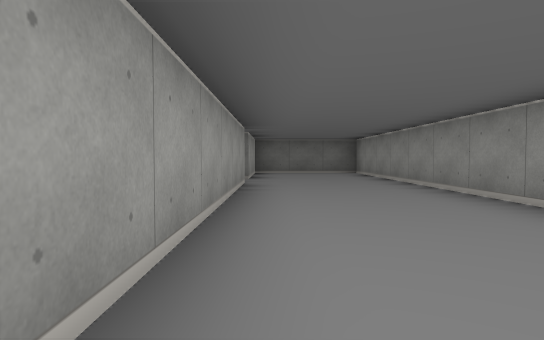
[1] (above)

14 first-person views from a walk through a cub3D ray-caster map. The camera is about half as high as the walls, tilts 2° down and sees 75° across. The floor is counted in squares. Each view is taken from the middle of a square. On the plan, view 1 faces up. The plan holds only what a view shows up to about 9 squares ahead; the rest is blank.

[2]
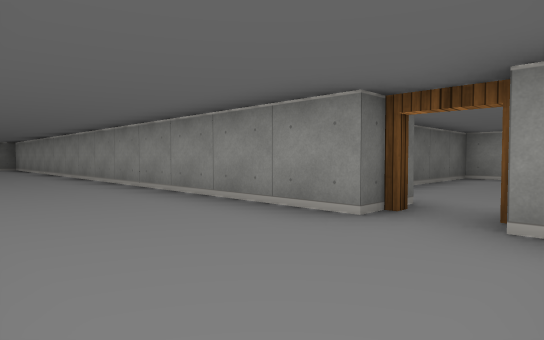

[3]
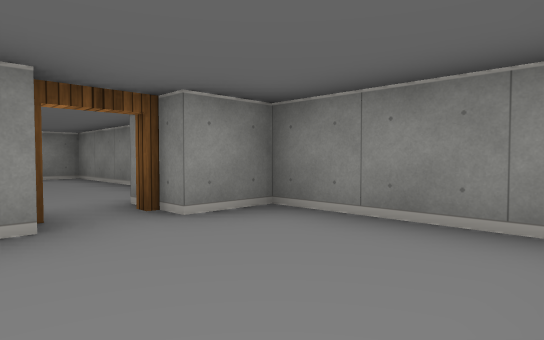

[4]
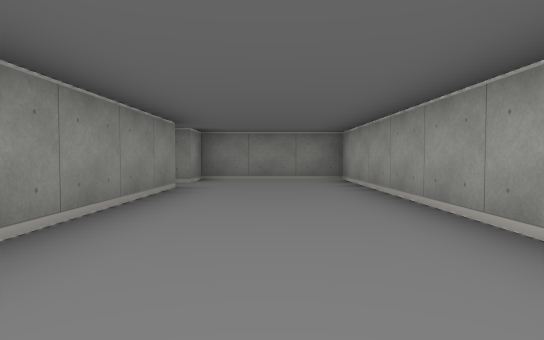

[5]
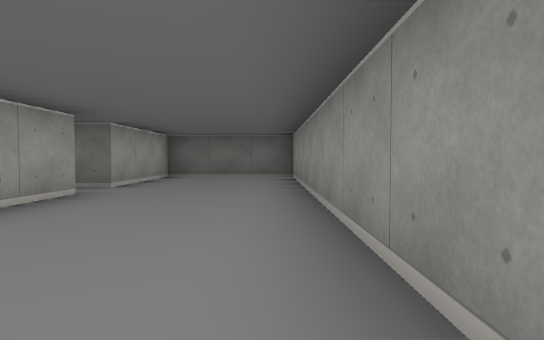

[6]
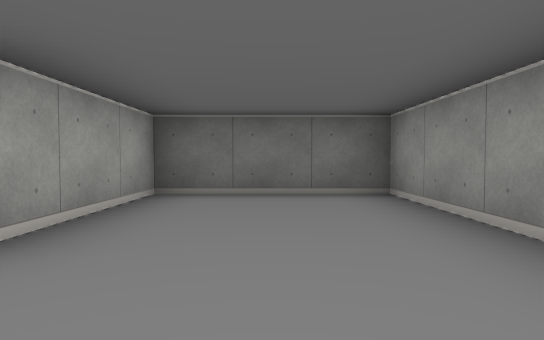

[7]
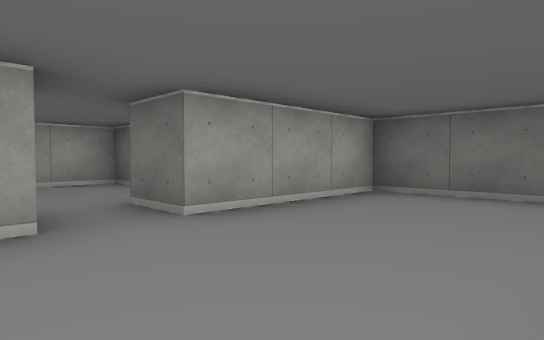

[8]
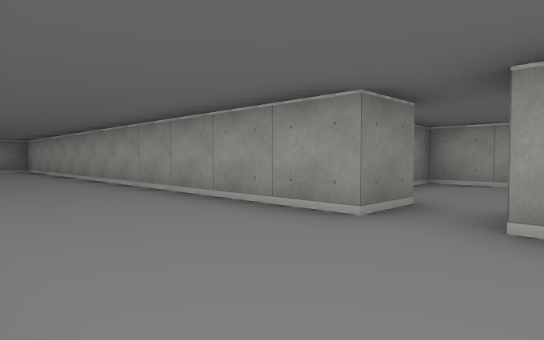

[9]
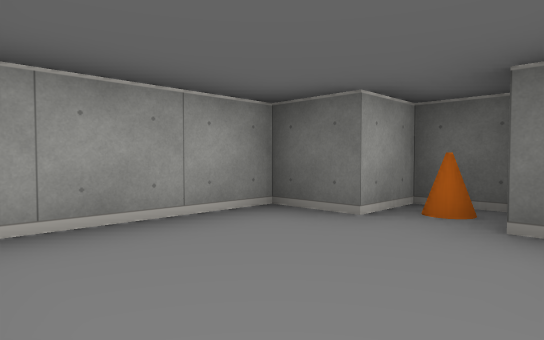

[10]
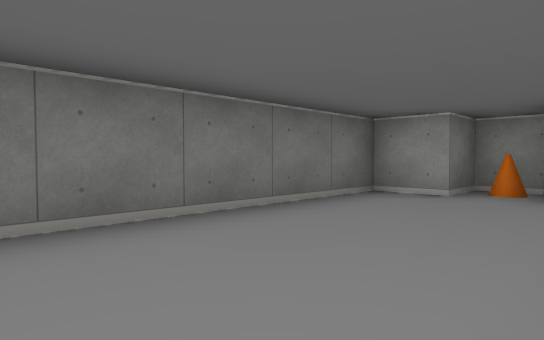

[11]
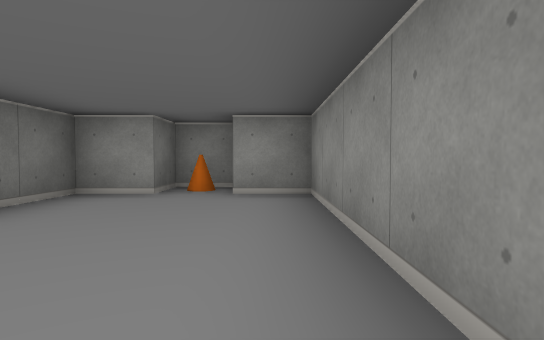

[12]
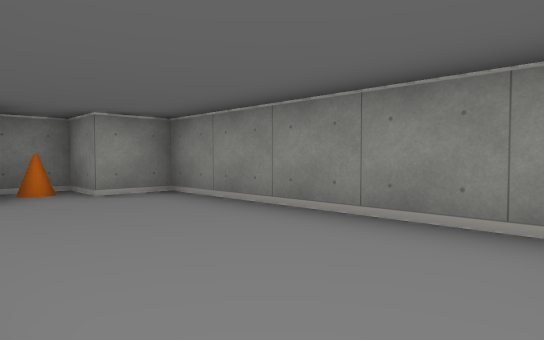

[13]
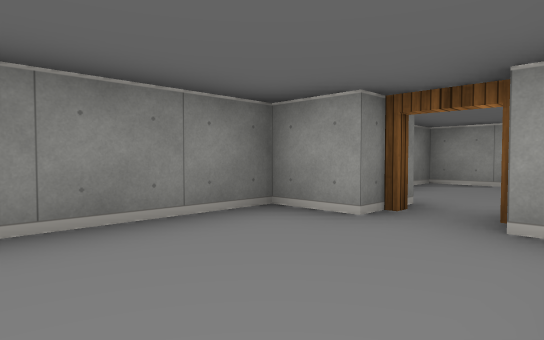

[14]
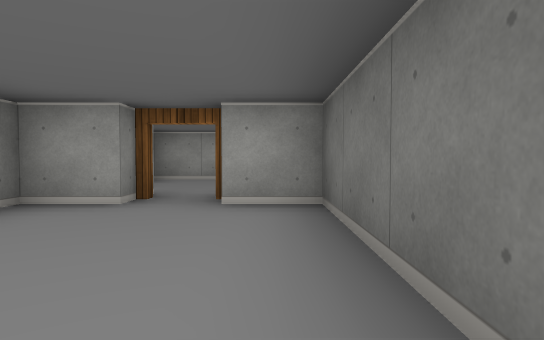

### Floor plan
Points are (right, up) in squares from view 1. A wall is a line through its corners. A room is listed if a view was taken in it or the views show most of it. See-through windows are left out.
Room 1 (views 1, 2, 3, 4, 5, 6, 7, 8)
walls: (-0.5, 6.5) (-0.5, -5.5) (2.5, -5.5) (2.5, -4.5); (2.5, -3.5) (2.5, 10.5) (-0.5, 10.5) (-0.5, 7.5)
ways out: opening at (-1, 7) to room 2; open door at (3, -4) to room 3
Room 2 (view 9)
walls: (-1.6, 6.5) (-0.5, 6.5); (-2.6, 9.5) (-3.5, 9.5) (-3.5, 8.5) (-4.5, 8.5) (-4.5, 5.5) (-3.8, 5.5); (-0.5, 7.5) (-1.5, 7.5)
ways out: opening at (-1, 7) to room 1
objects: cone (-3, 9)
Room 3 (views 10, 11, 12, 13, 14)
walls: (3.5, -4.5) (3.5, -5.5) (8.5, -5.5) (8.5, -4.5) (9.5, -4.5) (9.5, -3.5) (8.5, -3.5) (8.5, -2.5) (3.5, -2.5) (3.5, -3.5)
ways out: open door at (3, -4) to room 1
objects: cone (9, -4)

Where each view was taken, in squares from view 1:
view 1: 0 up, 0 right, facing up
view 2: 5 down, 0 right, facing up-right
view 3: 3 down, 0 right, facing down-right
view 4: 2 up, 1 right, facing down
view 5: 2 up, 2 right, facing up
view 6: 6 up, 1 right, facing up
view 7: 6 up, 2 right, facing up-left
view 8: 8 up, 2 right, facing down-left
view 9: 6 up, 2 left, facing up-left
view 10: 5 down, 4 right, facing up-right
view 11: 5 down, 4 right, facing right
view 12: 3 down, 4 right, facing down-right
view 13: 3 down, 6 right, facing down-left
view 14: 3 down, 7 right, facing left
